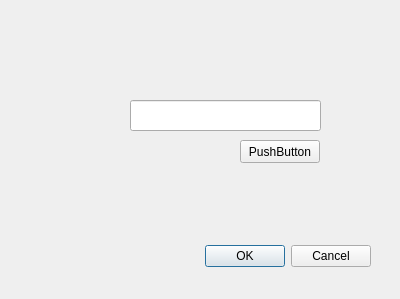
<?xml version="1.0" encoding="UTF-8"?>
<ui version="4.0">
 <class>testDialog</class>
 <widget class="QDialog" name="testDialog">
  <property name="geometry">
   <rect>
    <x>0</x>
    <y>0</y>
    <width>400</width>
    <height>299</height>
   </rect>
  </property>
  <property name="windowTitle">
   <string>Dialog</string>
  </property>
  <widget class="QDialogButtonBox" name="buttonBox">
   <property name="geometry">
    <rect>
     <x>30</x>
     <y>240</y>
     <width>341</width>
     <height>32</height>
    </rect>
   </property>
   <property name="orientation">
    <enum>Qt::Horizontal</enum>
   </property>
   <property name="standardButtons">
    <set>QDialogButtonBox::Cancel|QDialogButtonBox::Ok</set>
   </property>
  </widget>
  <widget class="QLineEdit" name="testlineEdit">
   <property name="geometry">
    <rect>
     <x>130</x>
     <y>100</y>
     <width>191</width>
     <height>31</height>
    </rect>
   </property>
  </widget>
  <widget class="QPushButton" name="pushButton">
   <property name="geometry">
    <rect>
     <x>240</x>
     <y>140</y>
     <width>80</width>
     <height>23</height>
    </rect>
   </property>
   <property name="text">
    <string>PushButton</string>
   </property>
  </widget>
 </widget>
 <resources/>
 <connections>
  <connection>
   <sender>buttonBox</sender>
   <signal>accepted()</signal>
   <receiver>testDialog</receiver>
   <slot>accept()</slot>
   <hints>
    <hint type="sourcelabel">
     <x>248</x>
     <y>254</y>
    </hint>
    <hint type="destinationlabel">
     <x>157</x>
     <y>274</y>
    </hint>
   </hints>
  </connection>
  <connection>
   <sender>buttonBox</sender>
   <signal>rejected()</signal>
   <receiver>testDialog</receiver>
   <slot>reject()</slot>
   <hints>
    <hint type="sourcelabel">
     <x>316</x>
     <y>260</y>
    </hint>
    <hint type="destinationlabel">
     <x>286</x>
     <y>274</y>
    </hint>
   </hints>
  </connection>
 </connections>
</ui>
